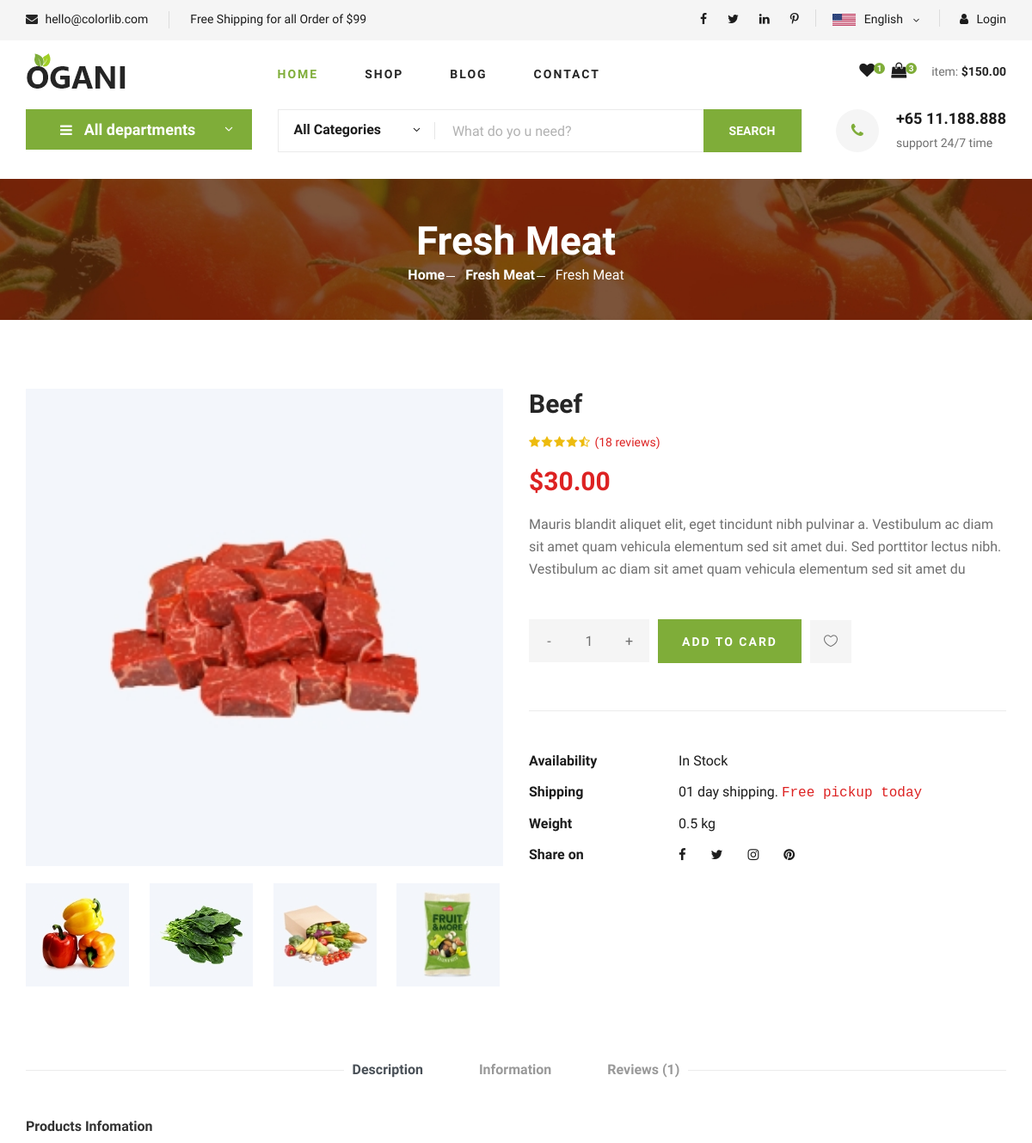
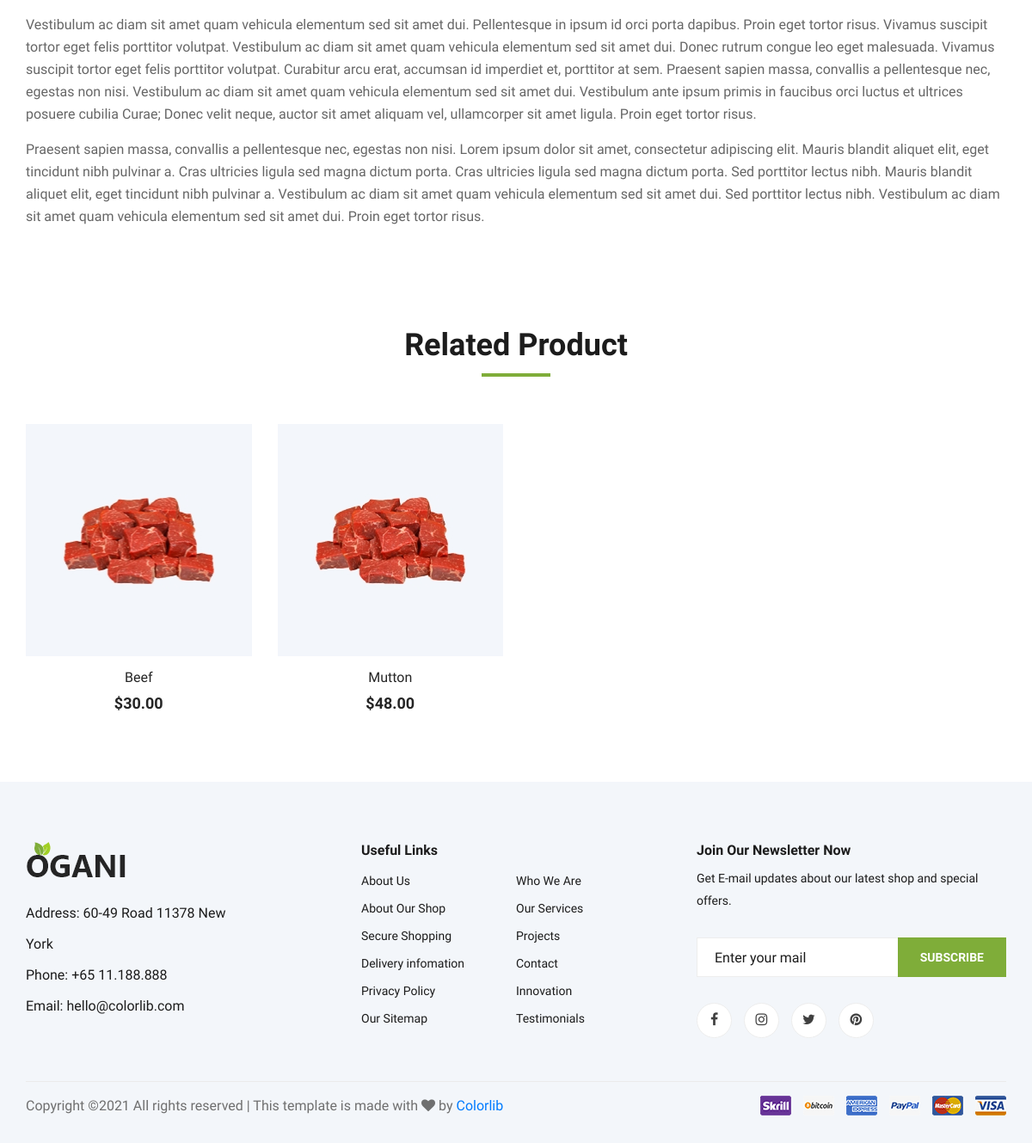
The page /product_details.php?id=37&dep_id=1 on the database its author committed (2 pictures, top to bottom).
### tables this page shows
CREATE TABLE `departments` (
  `id` int(11) NOT NULL,
  `title` varchar(255) NOT NULL,
  `img` varchar(255) NOT NULL
);

CREATE TABLE `products` (
  `id` int(11) NOT NULL,
  `title` varchar(255) NOT NULL,
  `img` varchar(255) NOT NULL,
  `price` varchar(255) NOT NULL,
  `description` varchar(225) NOT NULL,
  `info` varchar(255) NOT NULL,
  `dep_id` varchar(255) NOT NULL,
  `status` varchar(255) NOT NULL,
  `rate` varchar(255) NOT NULL,
  `review` varchar(255) NOT NULL
);

### includes/function.php (called while the page is built, shortened)
<?php
include_once 'db.php';
function get_products_by_status_by_id($dep_id) {
    global $connection;
	$query = "SELECT * FROM products WHERE dep_id='{$dep_id}' AND status = 'Publish' LIMIT 4 ";
    $result = mysqli_query( $connection, $query );
    $products = [];
	while($product = mysqli_fetch_array($result)){
		$products[] = $product;
	}
	return $products;
}

### product_details.php (the view, shortened to what this page needs)
<?php include 'includes/header.php'?>
  <?php include 'includes/nav.php'?>
    <section class="breadcrumb-section set-bg" data-setbg="img/breadcrumb.jpg">
        <div class="container">
            <div class="row">
                <div class="col-lg-12 text-center">
                    <div class="breadcrumb__text">
  <?php
    if(isset($_GET['id'])) {
        $dep_id = $_GET['dep_id'];
    } else {
         $the_id = '';
        $dep_id = '';
    }
$query = "SELECT * FROM departments WHERE id = '{$dep_id}' ";
  $result = mysqli_query($connection, $query);
  $row = mysqli_fetch_array($result);
    $id = $row['id'];
    $title = $row['title'];
printf(' <h2>%s</h2>
            <div class="breadcrumb__option">
            <a href="index.php">Home</a>
            <a href="products.php?p_id=%s">%s</a>
            <span>%s</span>
            </div>' ,
      $title,
      $id,
      $title,
      $title
      );
?>
                    </div>
                </div>
            </div>
        </div>
    </section>
    <section class="product-details spad">
        <div class="container">
            <div class="row">
                <div class="col-lg-6 col-md-6">
                    <div class="product__details__pic">
                        <div class="product__details__pic__item">
<?php
        if(isset($_GET['id'])) {
        $the_id = $_GET['id'];
  $query = "SELECT * FROM products WHERE id = '{$the_id}' ";
  $result = mysqli_query($connection, $query);
  while($row = mysqli_fetch_array($result)) {
    $title = $row['title'];
    $img = $row['img'];
    $price = $row['price'];
    $description = $row['description'];
printf( '<img class="product__details__pic__item--large"
src="img/%s" alt="" />
</div>
<div class="product__details__pic__slider owl-carousel">
<img data-imgbigurl="img/product/details/product-details-2.jpg"
src="img/product/details/thumb-1.jpg" alt="">
<img data-imgbigurl="img/product/details/product-details-3.jpg"
src="img/product/details/thumb-2.jpg" alt="">
<img data-imgbigurl="img/product/details/product-details-5.jpg"
src="img/product/details/thumb-3.jpg" alt="">
<img data-imgbigurl="img/product/details/product-details-4.jpg"
src="img/product/details/thumb-4.jpg" alt="">
</div>
</div>
</div>
<div class="col-lg-6 col-md-6">
<div class="product__details__text">
<h3>%s</h3>
<div class="product__details__rating">
<i class="fa fa-star"></i>
<i class="fa fa-star"></i>
<i class="fa fa-star"></i>
<i class="fa fa-star"></i>
<i class="fa fa-star-half-o"></i>
<span>(18 reviews)</span>
</div>
<div class="product__details__price">%s</div>
<p>%s</p>' ,
     $img,
     $title,
     $price,
     $description
       );
  }
        }
?>
                        <div class="product__details__quantity">
                            <div class="quantity">
                                <div class="pro-qty">
                                    <input type="text" value="1">
                                </div>
                            </div>
                        </div>
                        <a href="#" class="primary-btn">ADD TO CARD</a>
                        <a href="#" class="heart-icon"><span class="icon_heart_alt"></span></a>
                        <ul>
                            <li><b>Availability</b> <span>In Stock</span></li>
                            <li><b>Shipping</b> <span>01 day shipping. <samp>Free pickup today</samp></span></li>
                            <li><b>Weight</b> <span>0.5 kg</span></li>
                            <li><b>Share on</b>
                                <div class="share">
                                    <a href="#"><i class="fa fa-facebook"></i></a>
                                    <a href="#"><i class="fa fa-twitter"></i></a>
                                    <a href="#"><i class="fa fa-instagram"></i></a>
                                    <a href="#"><i class="fa fa-pinterest"></i></a>
                                </div>
                            </li>
                        </ul>
                    </div>
                </div>
                <div class="col-lg-12">
                    <div class="product__details__tab">
                        <ul class="nav nav-tabs" role="tablist">
                            <li class="nav-item">
                                <a class="nav-link active" data-toggle="tab" href="#tabs-1" role="tab"
                                    aria-selected="true">Description</a>
                            </li>
                            <li class="nav-item">
                                <a class="nav-link" data-toggle="tab" href="#tabs-2" role="tab"
                                    aria-selected="false">Information</a>
                            </li>
                            <li class="nav-item">
                                <a class="nav-link" data-toggle="tab" href="#tabs-3" role="tab"
                                    aria-selected="false">Reviews <span>(1)</span></a>
                            </li>
                        </ul>
                        <div class="tab-content">
                            <div class="tab-pane active" id="tabs-1" role="tabpanel">
                                <div class="product__details__tab__desc">
                                    <h6>Products Infomation</h6>
                                    <p>Vestibulum ac diam sit amet quam vehicula elementum sed sit amet dui.
                                        Pellentesque in ipsum id orci porta dapibus. Proin eget tortor risus. Vivamus
                                        suscipit tortor eget felis porttitor volutpat. Vestibulum ac diam sit amet quam
                                        vehicula elementum sed sit amet dui. Donec rutrum congue leo eget malesuada.
                                        Vivamus suscipit tortor eget felis porttitor volutpat. Curabitur arcu erat,
                                        accumsan id imperdiet et, porttitor at sem. Praesent sapien massa, convallis a
                                        pellentesque nec, egestas non nisi. Vestibulum ac diam sit amet quam vehicula
                                        elementum sed sit amet dui. Vestibulum ante ipsum primis in faucibus orci luctus
                                        et ultrices posuere cubilia Curae; Donec velit neque, auctor sit amet aliquam
                                        vel, ullamcorper sit amet ligula. Proin eget tortor risus.</p>
                                        <p>Praesent sapien massa, convallis a pellentesque nec, egestas non nisi. Lorem
                                        ipsum dolor sit amet, consectetur adipiscing elit. Mauris blandit aliquet
                                        elit, eget tincidunt nibh pulvinar a. Cras ultricies ligula sed magna dictum
                                        porta. Cras ultricies ligula sed magna dictum porta. Sed porttitor lectus
                                        nibh. Mauris blandit aliquet elit, eget tincidunt nibh pulvinar a.
                                        Vestibulum ac diam sit amet quam vehicula elementum sed sit amet dui. Sed
                                        porttitor lectus nibh. Vestibulum ac diam sit amet quam vehicula elementum
                                        sed sit amet dui. Proin eget tortor risus.</p>
                                </div>
                            </div>
                        </div>
                    </div>
                </div>
            </div>
        </div>
    </section>
    <section class="related-product">
        <div class="container">
            <div class="row">
                <div class="col-lg-12">
                    <div class="section-title related__product__title">
                        <h2>Related Product</h2>
                    </div>
                </div>
            </div>
            <div class="row">
   <?php
if( isset($_GET['dep_id'])) {
    $dep_id = $_GET['dep_id'];
  $products = get_products_by_status_by_id($dep_id);
foreach ( $products as $product) {
    $id = $product['id'];
    $title = $product['title'];
    $img = $product['img'];
    $price = $product['price'];
  printf(' <div class="col-lg-3 col-md-4 col-sm-6">
                    <div class="product__item"> <div class="product__item__pic set-bg" data-setbg="img/%s">
                            <ul class="product__item__pic__hover">
                                <li><a href="#"><i class="fa fa-heart"></i></a></li>
                                <li><a href="#"><i class="fa fa-retweet"></i></a></li>
                                <li><a href="product_details.php?id=%s&dep_id=%s"><i class="fa fa-shopping-cart"></i></a></li>
                            </ul>
                        </div>
                        <div class="product__item__text">
                            <h6><a href="#">%s</a></h6>
                            <h5>%s</h5>
                        </div>
                    </div>
                </div>',
        $img,
        $id,
        $dep_id,
        $title,
        $price
    );
  }
  }
?>
            </div>
        </div>
    </section>
    <footer class="footer spad">
        <div class="container">
            <div class="row">
                <div class="col-lg-3 col-md-6 col-sm-6">
                    <div class="footer__about">
                        <div class="footer__about__logo">
                            <a href="./index.html"><img src="img/logo.png" alt=""></a>
                        </div>
                        <ul>
                            <li>Address: 60-49 Road 11378 New York</li>
                            <li>Phone: +65 11.188.888</li>
                            <li>Email: hello@colorlib.com</li>
                        </ul>
                    </div>
                </div>
                <div class="col-lg-4 col-md-6 col-sm-6 offset-lg-1">
                    <div class="footer__widget">
                        <h6>Useful Links</h6>
                        <ul>
                            <li><a href="#">About Us</a></li>
                            <li><a href="#">About Our Shop</a></li>
                            <li><a href="#">Secure Shopping</a></li>
                            <li><a href="#">Delivery infomation</a></li>
                            <li><a href="#">Privacy Policy</a></li>
                            <li><a href="#">Our Sitemap</a></li>
                        </ul>
                        <ul>
                            <li><a href="#">Who We Are</a></li>
                            <li><a href="#">Our Services</a></li>
                            <li><a href="#">Projects</a></li>
                            <li><a href="#">Contact</a></li>
                            <li><a href="#">Innovation</a></li>
                            <li><a href="#">Testimonials</a></li>
                        </ul>
                    </div>
                </div>
                <div class="col-lg-4 col-md-12">
                    <div class="footer__widget">
                        <h6>Join Our Newsletter Now</h6>
                        <p>Get E-mail updates about our latest shop and special offers.</p>
                        <form action="#">
                            <input type="text" placeholder="Enter your mail">
                            <button type="submit" class="site-btn">Subscribe</button>
                        </form>
                        <div class="footer__widget__social">
                            <a href="#"><i class="fa fa-facebook"></i></a>
                            <a href="#"><i class="fa fa-instagram"></i></a>
                            <a href="#"><i class="fa fa-twitter"></i></a>
                            <a href="#"><i class="fa fa-pinterest"></i></a>
                        </div>
                    </div>
                </div>
            </div>
            <div class="row">
                <div class="col-lg-12">
                    <div class="footer__copyright">
                        <div class="footer__copyright__text"><p>
  Copyright &copy;<script>document.write(new Date().getFullYear());</script> All rights reserved | This template is made with <i class="fa fa-heart" aria-hidden="true"></i> by <a href="https://colorlib.com" target="_blank">Colorlib</a>
  </p></div>
                        <div class="footer__copyright__payment"><img src="img/payment-item.png" alt=""></div>
                    </div>
                </div>
            </div>
        </div>
    </footer>
</body>
</html>

### rows shown on the page
departments: title "Fresh Meat"
products: img (picture), title "Beef", price "$30.00", description "Mauris blandit aliquet elit, eget tincidunt nibh pulvinar a. Vestibulum ac diam sit amet quam vehicula elementum sed sit amet dui. Sed porttitor lectus nibh. Vestibulum ac diam sit amet quam vehicula elementum sed sit amet du"
products: title "Mutton", price "$48.00"
